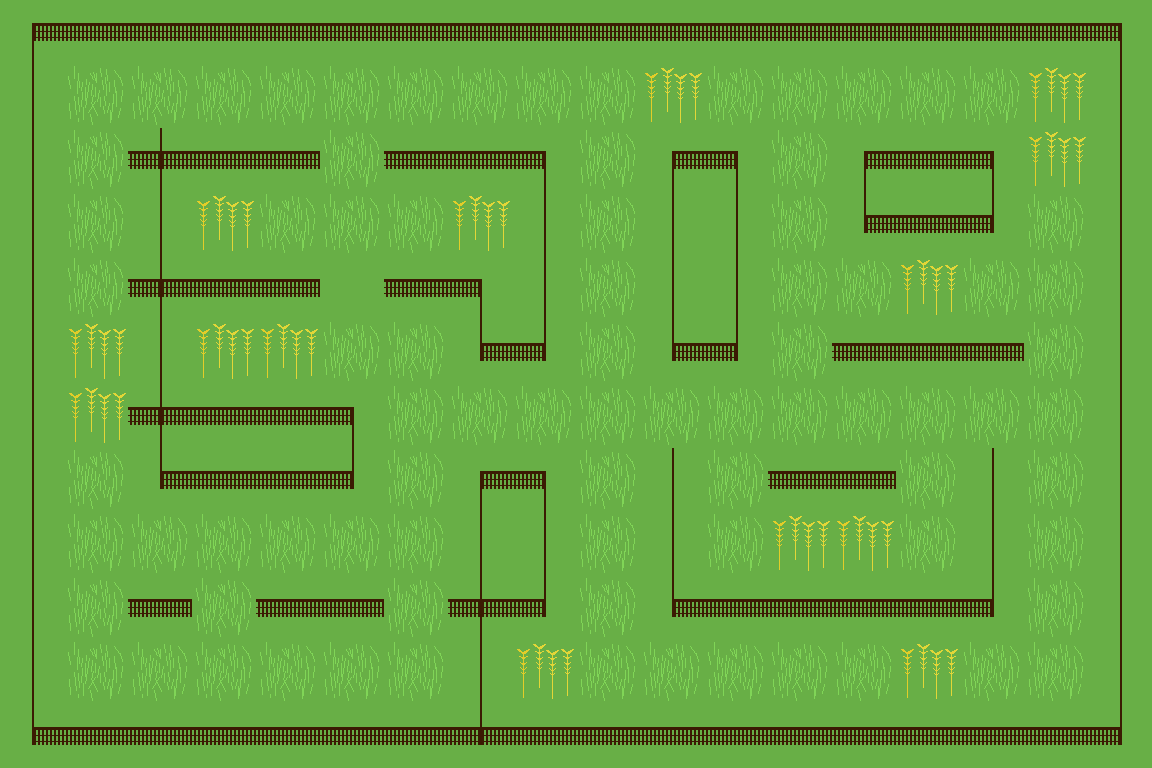

Below is a game level as drawn by its tile map, then a one-line description and the .tmx that defines it (tile-layer data replaced by summaries):
An orthogonal 18x12 tile map with 64x64 px tiles, 1 tile layer (Tile Layer 2).

<map version="1.0" orientation="orthogonal" width="18" height="12" tilewidth="64" tileheight="64">
 <tileset firstgid="1" name="YakManTileSheet" tilewidth="64" tileheight="64">
  <image source="../art/tileSheet.png" width="256" height="256" />
 </tileset>
 <layer name="Tile Layer 2" width="18" height="12">
  <data>[216 cells, 216 non-empty, 11 distinct tile ids]</data>
 </layer>
</map>